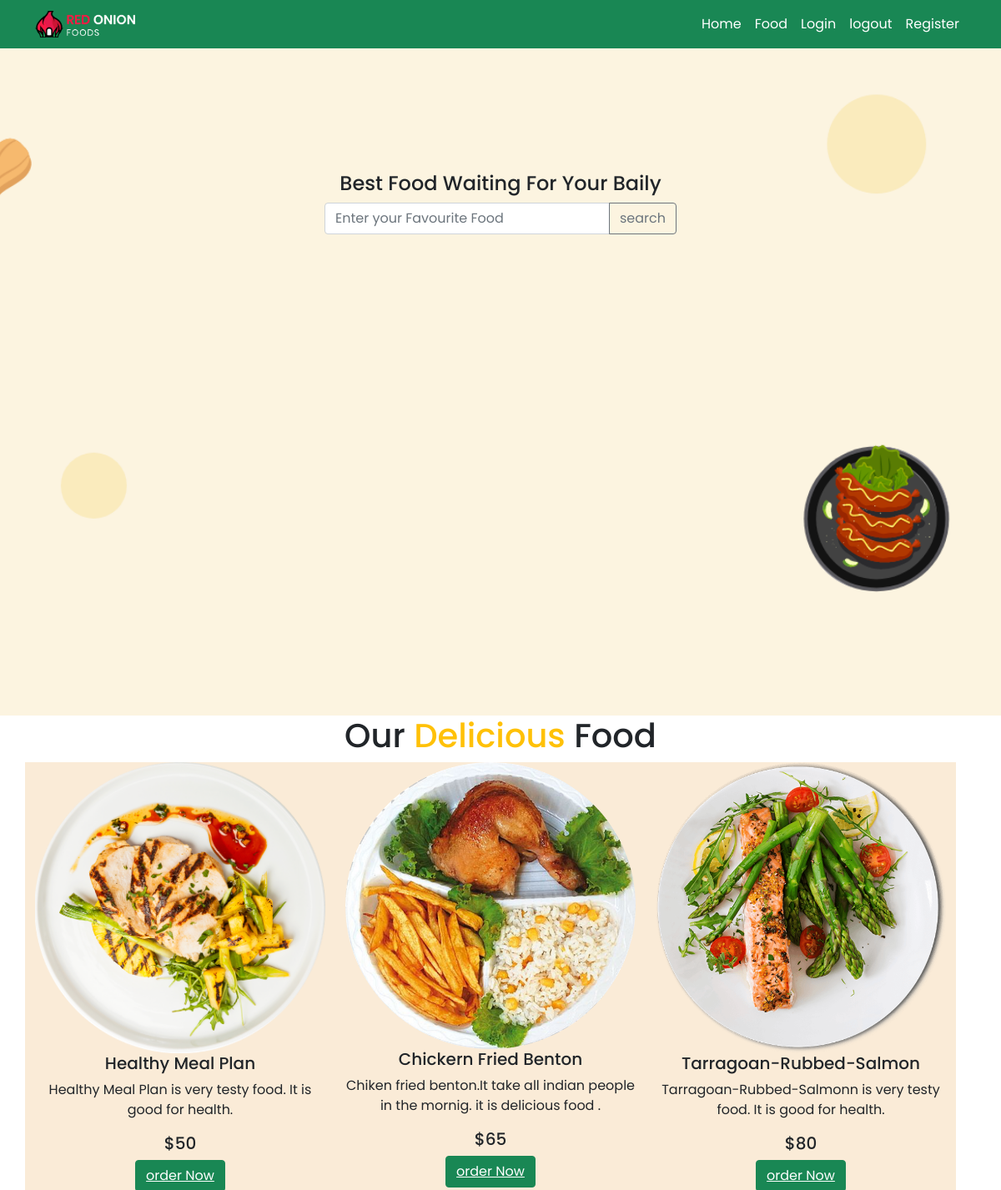
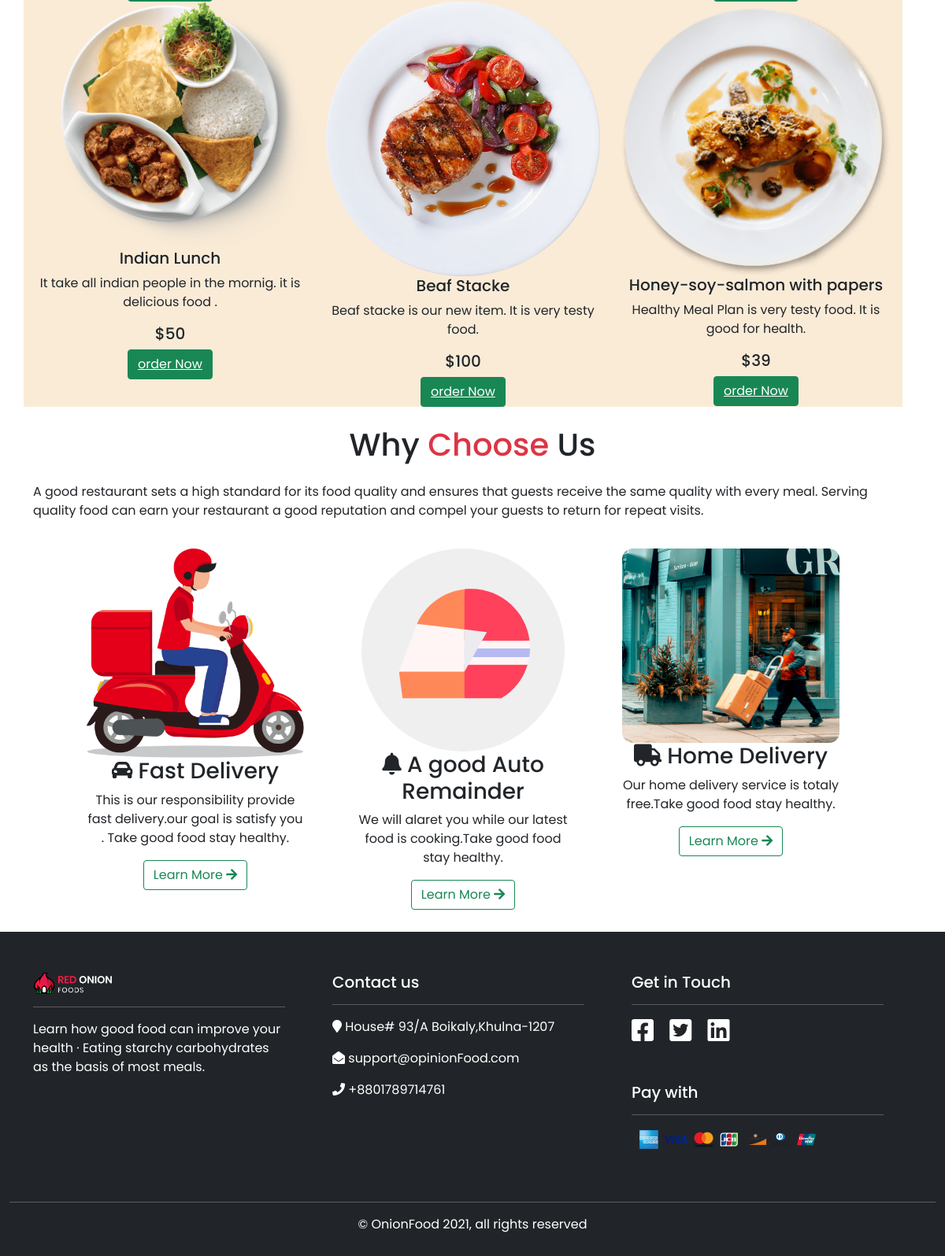
The page / on the database its author committed (2 pictures, top to bottom).
### tables this page shows
CREATE TABLE `food_details` (
  `id` int(255) NOT NULL,
  `title` varchar(250) NOT NULL,
  `description` varchar(300) NOT NULL,
  `image` varchar(250) DEFAULT NULL,
  `price` int(20) NOT NULL
);

### food.php (the view, shortened to what this page needs)
<!DOCTYPE html>
<html lang="en">
<head>
    <link rel="stylesheet" href="./css/bootstrap.min.css">
    <link rel="stylesheet" href="./css/style.css">
</head>
<body>
    <div class="container" id="food">
        <h1 class='text-center '>Our <span class='text-warning'>Delicious</span> Food</h1>
        <div class="row w-100  ">
            <?php
            include('connection.php');
            $displayquery = "SELECT * FROM `food_details`";
            $querydisplay = mysqli_query($con, $displayquery);
            while ($result = mysqli_fetch_array($querydisplay)) {
            ?>
                <div class='col-md-4 text-center food-container '>
                    <img src="<?php echo $result['image']; ?>" class="img-fluid food-img"><br>
                    <h5><?php echo $result['title']; ?></h5>
                    <p><?php echo $result['description']; ?></p>
                    <h5>$<?php echo $result['price']; ?></h5>
                    <button class="btn btn-success "> <a href="order.php?id=<?php echo $result['id']; ?>" class="text-white"> order Now </a> </button>
                </div>
            <?php
            }
            ?>
        </div>
    </div>
</body>
</html>

### index.php
<?php
$request = $_SERVER['REQUEST_URI'];
$router = str_replace('/php/routing', '', $request);
if ($router == '/' || $router == '/home') {
    include('home.php');
} elseif ($router == '/login') {
    include('login.php');
} elseif ($router == '/food') {
    include('food.php');
} elseif ($router == '/register') {
    include('register.php');
} else {
    include('notfound.php');
}

### nav.php (shortened to what this page needs)
<nav class="navbar navbar-expand-lg navbar-light bg-success sticky-top">
    <div class="container">
        <a class="navbar-brand" href="#">
            <img src="./images/logo.png" class="img-fluid logo" alt="">
        </a>
        <div class="collapse navbar-collapse " id="navbarSupportedContent">
            <ul class="navbar-nav ms-auto mb-2 mb-lg-0">
                <li class="nav-item">
                    <a class="nav-link active text-white " aria-current="page" href="home.php">Home</a>
                </li>
                <li class="nav-item">
                    <a class="nav-link active text-white" href="#food">Food</a>
                </li>
                <li class='nav-item'>
                    <a class='nav-link active text-white' href='login.php'>Login</a>
                </li>
                <li class='nav-item'>
                    <a class='nav-link active text-white' href='logout.php'>logout </a>
                </li>
                <li class="nav-item">
                    <a class="nav-link active text-white" href="register.php">Register</a>
                </li>
            </ul>
        </div>
    </div>
</nav>

### home.php (shortened to what this page needs)
<?php
include('nav.php');
?>
<!DOCTYPE html>
<html lang="en">
<head>
    <link rel="stylesheet" href="https://use.fontawesome.com/releases/v5.15.4/css/all.css">
    <link rel="stylesheet" href="css/bootstrap.min.css">
    <link rel="stylesheet" href="css/style.css">
</head>
<body>
    <?php
    include 'Banner.php'
    ?>
    <?php
    include 'food.php';
    ?>
    <?php
    include 'History.php'
    ?>
    <?php
    include 'Footer.php'
    ?>
</body>
</html>

### banner.php
<section>
    <div class='search-container '>
        <div class='search-bar '>
            <div class='search-control '>
                <div>
                    <h4 class='text-center mt-5'>Best Food Waiting For Your Baily</h4>
                </div>
                <div>
                    <div class="input-group mb-3  ">
                        <input type="text" class="form-control" placeholder="Enter your Favourite Food" aria-label="Recipient's username" aria-describedby="button-addon2" />
                        <button class="btn btn-outline-secondary" type="button" id="button-addon2">search</button>
                    </div>
                </div>
            </div>
        </div>
    </div>
</section>

### history.php
<section>
    <h1 class='text-center m-4'>Why <span class='text-danger'>Choose</span> Us</h1>
    <p class='container'>A good restaurant sets a high standard for its food quality and ensures that guests receive
        the same quality
        with every meal. Serving quality food can earn your restaurant a good reputation and compel your guests to
        return for repeat visits.</p>
    <div class='row justify-content-center w-100'>
        <div class='col-md-3 allShape-container'>
            <img src="./images/Image/Group 1151.png" class="img-fluid " alt="">
            <h3><i class="fas fa-car-alt"></i> Fast Delivery</h3>
            <p>This is our responsibility provide fast delivery.our goal is satisfy you . Take good food stay
                healthy.</p>
            <button type="button" class="btn btn-outline-success mb-2  ">Learn More <i class="fas fa-arrow-right"></i></button>
        </div>
        <div class='col-md-3 allShape-container'>
            <img src="./images/Image/Group 1152.png" class="img-fluid " alt="">
            <h3><i class="fas fa-bell"></i> A good Auto Remainder</h3>
            <p>We will alaret you while our latest food is cooking.Take good food stay
                healthy.</p>
            <button type="button" class="btn btn-outline-success mb-2  ">Learn More <i class="fas fa-arrow-right"></i></button>
        </div>
        <div class='col-md-3 allShape-container'>
            <img src="./images/Image/shape2.png" class="img-fluid " alt="">
            <h3><i class="fas fa-truck"></i> Home Delivery</h3>
            <p>Our home delivery service is totaly free.Take good food stay
                healthy.</p>
            <button type="button" class="btn btn-outline-success mb-2  ">Learn More <i class="fas fa-arrow-right"></i></button>
        </div>
    </div>
</section>

### footer.php
<section>
    <div class="footer-section bg-dark text-white">
        <div class="container pb-5">
            <div class="row">
                <div id="about-us" class="col-sm pe-5 pt-3">
                    <img src='./images/logo.png' alt="" class="onion-logo img-fluid" />
                    <hr />
                    <p>Learn how good food can improve your health · Eating starchy carbohydrates as the basis of
                        most meals.</p>
                </div>
                <div id="contact-us" class="col-sm pe-5 pt-3">
                    <h5>Contact us</h5>
                    <hr />
                    <p><i class="fa fa-map-marker fa-1x"> </i> House# 93/A Boikaly,Khulna-1207</p>
                    <p><i class="fa fa-envelope-open"></i> support@opinionFood.com</p>
                    <p><i class="fa fa-phone"></i> +8801789714761</p>
                </div>
                <div class="col-sm pe-5 pt-3">
                    <div>
                        <h5>Get in Touch</h5>
                        <hr />
                        <i class="fab fa-facebook-square fa-2x pe-3"> </i>
                        <i class="fab fa-twitter-square fa-2x pe-3"></i>
                        <i class="fab fa-linkedin fa-2x pe-3"></i>
                    </div>
                    <div class="pt-5">
                        <h5>Pay with </h5>
                        <hr />
                        <img src='./images/Image/pay.png' class="w-75" alt="" />
                    </div>
                </div>
            </div>
        </div>
        <footer>
            <hr />
            <p class="text-center">&copy; OnionFood 2021, all rights reserved</p>
        </footer>
    </div>
</section>

### css/style.css (style rules this page uses)
body { font-family: 'Poppins', sans-serif; }
.logo { width:120px; }
.search-container { background-image: url(../images/bannerbackground.png); height: 100%; background-position: center; background-repeat: no-repeat; background-size: cover; }
.search-bar { display: flex; flex-direction: column; justify-content: center; align-items: center; }
.search-control { margin:100px; }
.food-container { background-color:antiquewhite; }
.food-img { width:1000%; }
.allShape-container { margin:20px; border-radius:10px; text-align:center; }
.footer-section { padding: 3% 1% 1% 1%; }
.onion-logo { width:100px; }

### rows shown on the page
food_details: image (picture), title "Healthy Meal Plan", description "Healthy Meal Plan is very testy food. It is good for health.", price "50"
food_details: image (picture), title "Chickern Fried Benton", description "Chiken fried benton.It take all indian people in the mornig. it is delicious food .", price "65"
food_details: image (picture), title "Tarragoan-Rubbed-Salmon", description "Tarragoan-Rubbed-Salmonn is very testy food. It is good for health.", price "80"
food_details: image (picture), title "Indian Lunch", description "It take all indian people in the mornig. it is delicious food .", price "50"
food_details: image (picture), title "Beaf Stacke", description "Beaf stacke is our new item. It is very testy food.", price "100"
food_details: image (picture), title "Honey-soy-salmon with papers", description "Healthy Meal Plan is very testy food. It is good for health.", price "39"
